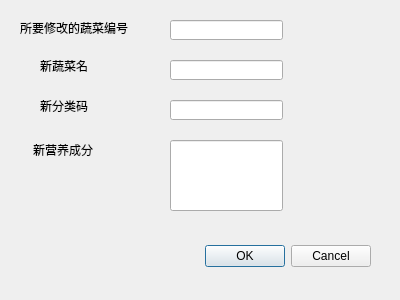
<?xml version="1.0" encoding="UTF-8"?>
<ui version="4.0">
 <class>editVegDialog</class>
 <widget class="QDialog" name="editVegDialog">
  <property name="geometry">
   <rect>
    <x>0</x>
    <y>0</y>
    <width>400</width>
    <height>300</height>
   </rect>
  </property>
  <property name="windowTitle">
   <string>Dialog</string>
  </property>
  <widget class="QDialogButtonBox" name="buttonBox">
   <property name="geometry">
    <rect>
     <x>30</x>
     <y>240</y>
     <width>341</width>
     <height>32</height>
    </rect>
   </property>
   <property name="orientation">
    <enum>Qt::Horizontal</enum>
   </property>
   <property name="standardButtons">
    <set>QDialogButtonBox::Cancel|QDialogButtonBox::Ok</set>
   </property>
  </widget>
  <widget class="QLabel" name="label">
   <property name="geometry">
    <rect>
     <x>10</x>
     <y>170</y>
     <width>191</width>
     <height>101</height>
    </rect>
   </property>
   <property name="text">
    <string/>
   </property>
  </widget>
  <widget class="QLabel" name="label_2">
   <property name="geometry">
    <rect>
     <x>20</x>
     <y>20</y>
     <width>121</width>
     <height>16</height>
    </rect>
   </property>
   <property name="text">
    <string>所要修改的蔬菜编号</string>
   </property>
  </widget>
  <widget class="QLabel" name="label_3">
   <property name="geometry">
    <rect>
     <x>40</x>
     <y>60</y>
     <width>54</width>
     <height>12</height>
    </rect>
   </property>
   <property name="text">
    <string>新蔬菜名</string>
   </property>
  </widget>
  <widget class="QLabel" name="label_4">
   <property name="geometry">
    <rect>
     <x>40</x>
     <y>100</y>
     <width>54</width>
     <height>12</height>
    </rect>
   </property>
   <property name="text">
    <string>新分类码</string>
   </property>
  </widget>
  <widget class="QLabel" name="label_5">
   <property name="geometry">
    <rect>
     <x>33</x>
     <y>140</y>
     <width>61</width>
     <height>20</height>
    </rect>
   </property>
   <property name="text">
    <string>新营养成分</string>
   </property>
  </widget>
  <widget class="QLineEdit" name="Prenumber">
   <property name="geometry">
    <rect>
     <x>170</x>
     <y>20</y>
     <width>113</width>
     <height>20</height>
    </rect>
   </property>
  </widget>
  <widget class="QLineEdit" name="name">
   <property name="geometry">
    <rect>
     <x>170</x>
     <y>60</y>
     <width>113</width>
     <height>20</height>
    </rect>
   </property>
  </widget>
  <widget class="QLineEdit" name="code">
   <property name="geometry">
    <rect>
     <x>170</x>
     <y>100</y>
     <width>113</width>
     <height>20</height>
    </rect>
   </property>
  </widget>
  <widget class="QLineEdit" name="vegN">
   <property name="geometry">
    <rect>
     <x>170</x>
     <y>140</y>
     <width>113</width>
     <height>71</height>
    </rect>
   </property>
  </widget>
 </widget>
 <resources/>
 <connections>
  <connection>
   <sender>buttonBox</sender>
   <signal>rejected()</signal>
   <receiver>editVegDialog</receiver>
   <slot>reject()</slot>
   <hints>
    <hint type="sourcelabel">
     <x>316</x>
     <y>260</y>
    </hint>
    <hint type="destinationlabel">
     <x>286</x>
     <y>274</y>
    </hint>
   </hints>
  </connection>
 </connections>
</ui>
